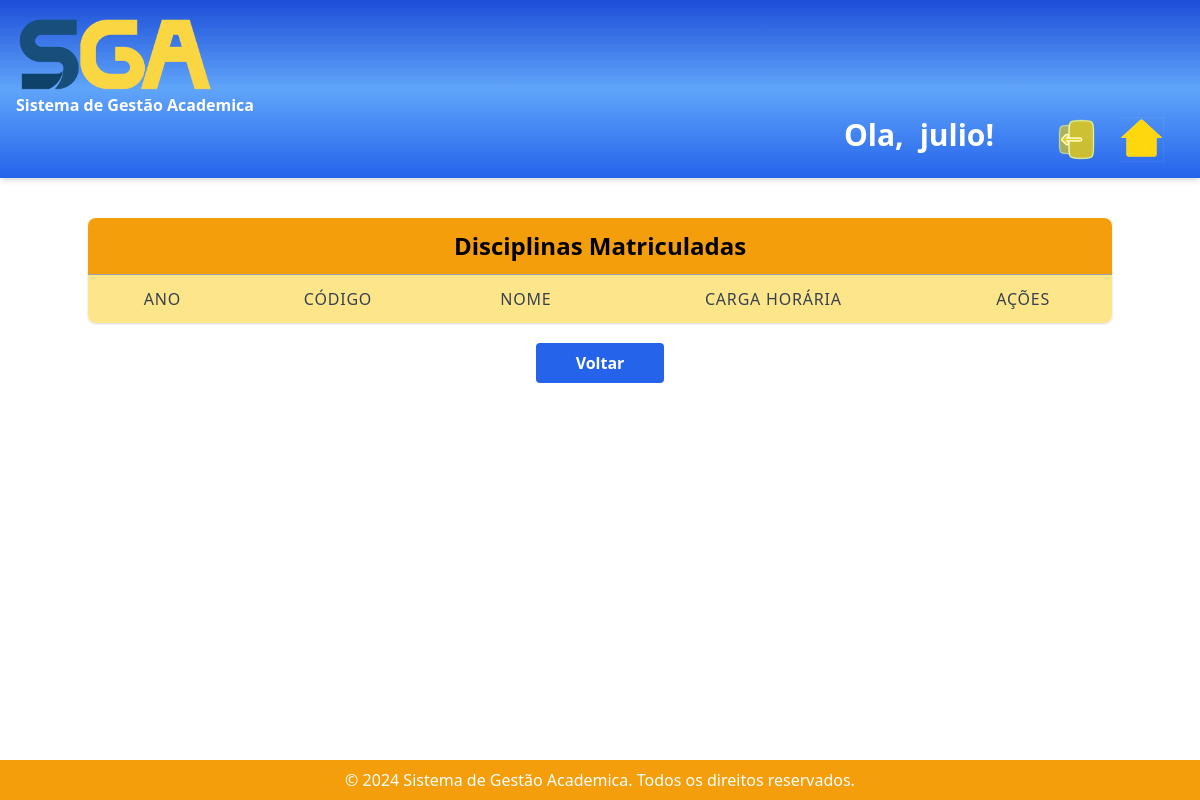
The page /ver_aluno/7/ (signed in) on the database as committed earlier.
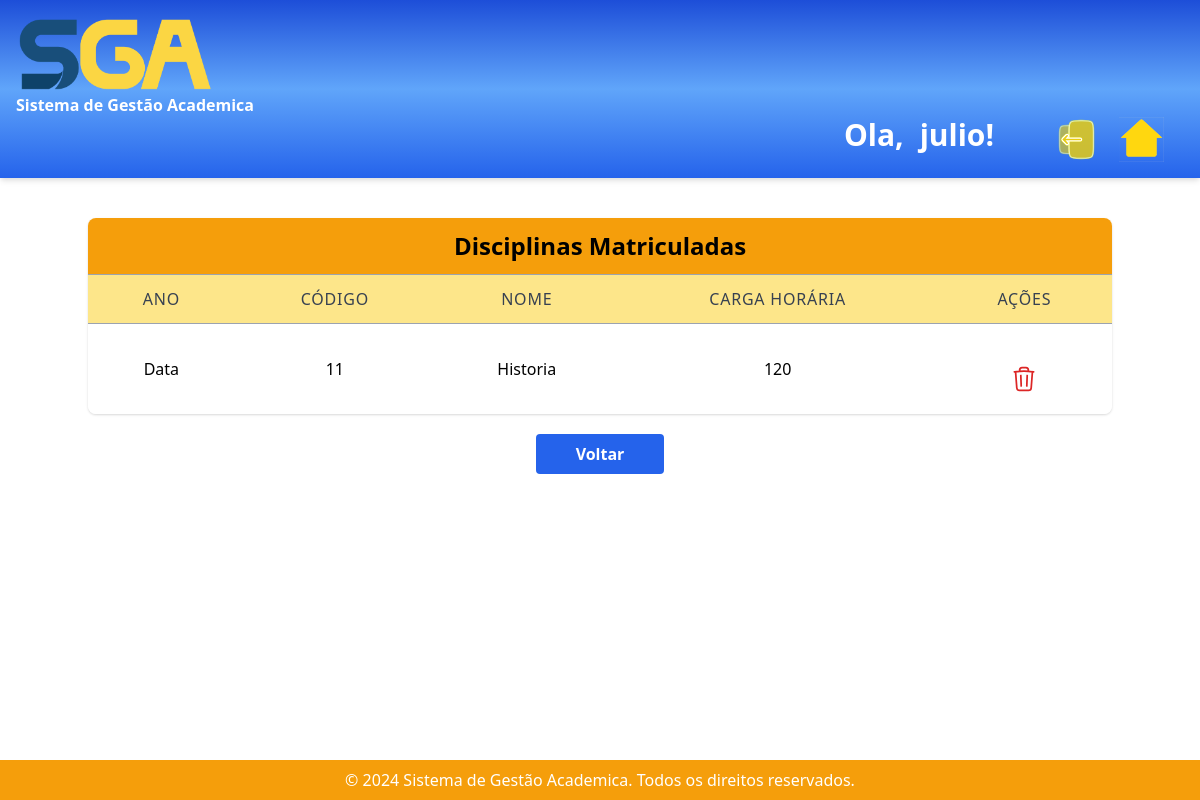
The same page on the database as committed later.
### sistema_academico/models.py (models this page shows, shortened)
class Matricula(models.Model):
    aluno = models.ForeignKey(Aluno, on_delete=models.CASCADE, related_name='matriculas')
    curso = models.ForeignKey(Curso, on_delete=models.CASCADE)

class Curso(models.Model):
    nome = models.CharField(max_length=100)
    descricao = models.TextField()
    nota = models.FloatField(null=True)
    situacao = models.CharField(max_length=10, null=True)
    carga_horaria = models.IntegerField()
    departamento = models.ForeignKey(Departamento, on_delete=models.CASCADE,default=1)

### sistema_academico/views.py (the view)
# urls.py: path('ver_aluno/<int:id>/', views.ver_aluno, name='ver_aluno'),
@login_required(login_url="/")
def ver_aluno(request, id):
    aluno = Aluno.objects.prefetch_related('matriculas__curso').get(id=id)
    return render(request, 'ver_aluno.html', {'aluno': aluno})

### sistema_academico/templates/ver_aluno.html (shortened to what this page needs)
{% extends 'base.html' %}
{% block content %}
<table class="container overflow-hidden mt-10 mx-auto divide-y divide-gray-400 bg-white shadow  sm:rounded-lg text-center rounded">
    <thead class="divide-y divide-gray-400">
        <tr class="bg-yellow-500">
            <th colspan="10" class="px-6 py-3">
                <h1 class="font-bold text-2xl">Disciplinas Matriculadas</h1>
            </th>
        </tr>
        <tr class="bg-yellow-200">
            <th class="px-6 py-3 text-xs sm:text-sm md:text-base font-medium text-gray-700 uppercase tracking-wider">Ano</th>
            <th class="px-6 py-3 text-xs sm:text-sm md:text-base font-medium text-gray-700 uppercase tracking-wider">Código</th>
            <th class="px-6 py-3 text-xs sm:text-sm md:text-base font-medium text-gray-700 uppercase tracking-wider">Nome</th>
            <th class="px-6 py-3 text-xs sm:text-sm md:text-base font-medium text-gray-700 uppercase tracking-wider">Carga Horária</th>
            <th class="px-6 py-3 text-xs sm:text-sm md:text-base font-medium text-gray-700 uppercase tracking-wider">Ações</th>
        </tr>
    </thead>
    <tbody class="bg-white divide-y divide-gray-200 ">
        {% for matricula in aluno.matriculas.all %}
            <tr>
                <td class="px-6 py-4 whitespace-nowrap">Data</td>
                <td class="px-6 py-4 whitespace-nowrap">{{ matricula.curso.id }}</td>
                <td class="px-6 py-4 whitespace-nowrap">{{ matricula.curso.nome }}</td>
                <td class="px-6 py-4 whitespace-nowrap"> {{ matricula.curso.carga_horaria }}</td>
                <td class="mt-10 mb-5 flex justify-center items-rigth space-x-8">
                    <div>
                        <div>
                            <a href="{% url 'delete_disciplina' matricula.aluno.id matricula.curso.id %}" class="text-red-600 hover:text-red-400">
                            </a>
                        </div>
                    </div>
                </td>
            </tr>
        {% endfor %}
    </tbody>
</table>
<div class="flex justify-center items-right space-x-8">
    <a href="{% url 'adicionar_aluno' %}" class=" text-center bg-blue-600 hover:bg-blue-700 text-white font-bold py-2 px-10 rounded mt-5">Voltar
    </a>
</div>
{% endblock %}

Rows that differ between the two databases and show on the page:
added Matricula: curso.id "11", curso.nome "Historia", curso.carga_horaria "120"
